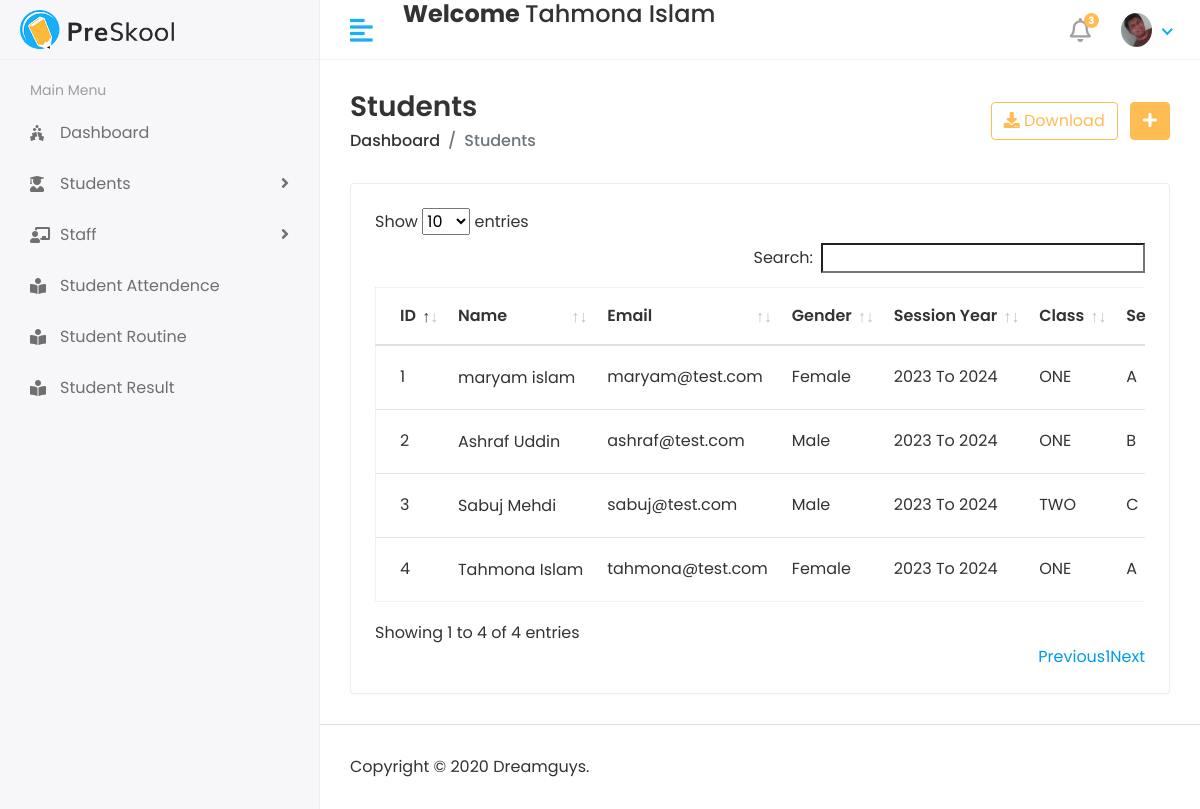
The app's page /Student/View (signed in) with its own data.
### apps/Students/models/models.py (models this page shows, shortened)
class Student(models.Model):
    admin = models.OneToOneField(CustomUser,on_delete=models.CASCADE)
    student_code = models.CharField(max_length=250,blank=True, null= True)
    student_roll = models.CharField(max_length=250,blank=True, null= True)
    student_class = models.ForeignKey(Class,on_delete=models.DO_NOTHING)
    address = models.TextField()
    gender = models.ForeignKey(Gender,on_delete=models.DO_NOTHING)
    session_year_id = models.ForeignKey(Session_Year,on_delete=models.DO_NOTHING)
    active= models.BooleanField(default=True)
    created_at = models.DateTimeField(auto_now_add=True)
    updated_at = models.DateTimeField(auto_now=True)

class Gender(models.Model):
    name = models.CharField(max_length=200)
    active= models.BooleanField(default=True)
    created_at = models.DateTimeField(auto_now_add=True)
    updated_at = models.DateTimeField(auto_now=True)
    def __str__(self):
        return self.name

class Class(models.Model):
    assigned_faculty = models.ForeignKey(Staff, on_delete=models.DO_NOTHING)
    assigned_section = models.ForeignKey(Section, on_delete=models.DO_NOTHING)
    name = models.CharField(max_length=250)

class Section(models.Model):
    name = models.CharField(max_length=200)
    active= models.BooleanField(default=True)
    created_at = models.DateTimeField(auto_now_add=True)
    updated_at = models.DateTimeField(auto_now=True)

### apps/users/models/models.py (models this page shows, shortened)
class CustomUser(AbstractUser):
    USER = (
        (1,'Admin'),
        (2,'STAFF'),
        (3,'STUDENT'),
    )
    user_type = models.CharField(choices=USER,max_length=50,default=1)
    profile_pic = models.ImageField(upload_to='media/profile_pic')

class Session_Year(models.Model):
    session_start = models.CharField(max_length=100)
    session_end = models.CharField(max_length=100)

### apps/Students/views.py (the view)
# urls.py: path('Student/View',VIEW_STUDENT,name='view_student'),
@login_required(login_url='/')
def VIEW_STUDENT(request):
    students = Student.objects.all()
    context = {
        'students':students,
    }
    return render(request,'Student/view_student.html',context)

### apps/Students/templates/Student/view_student.html (shortened to what this page needs)
{% extends 'base/base.html' %}
{% block content %}
{% load static %}
<div class="content container-fluid">
   <div class="page-header">
      <div class="row align-items-center">
         <div class="col">
            <h3 class="page-title">Students</h3>
            <ul class="breadcrumb">
               <li class="breadcrumb-item"><a href="index.html">Dashboard</a></li>
               <li class="breadcrumb-item active">Students</li>
            </ul>
         </div>
         <div class="col-auto text-right float-right ml-auto">
            <a href="{% url 'printAllStudent' %}" target="_blank" class="btn btn-outline-primary mr-2"><i class="fas fa-download"></i> Download</a>
            <a href="{% url 'add_student' %}" target="_blank" class="btn btn-primary"><i class="fas fa-plus"></i></a>
         </div>
      </div>
   </div>
   <div class="row">
      <div class="col-sm-12">
         <div class="card card-table">
            <div class="card-body">
               <div class="table-responsive">
                  <table id="table_id" class="table table-hover table-center mb-0 ">
                     <thead>
                        <tr>
                           <th>ID</th>
                           <th>Name</th>
                           <th>Email</th>
                           <th>Gender</th>
                           <th>Session Year</th>
                           <th>Class</th>
                           <th>Section</th>
                        </tr>
                     </thead>
                     <tbody>
                        {% for student in students %}
                        <tr>
                           <td>{{student.id}}</td>
                           <td>
                              <h2 class="table-avatar">
                                 <a >{{student.admin.first_name}}&nbsp;{{student.admin.last_name}}</a>
                              </h2>
                           </td>
                           <td>{{student.admin.email}}</td>
                           <td>{{student.gender}}</td>
                           <td>{{student.session_year_id.session_start}} To {{student.session_year_id.session_end}}</td>
                           <td>{{student.student_class.name}}</td>
                           <td>{{student.student_class.assigned_section.name}}  </td>
                        </tr>
                        {% endfor %}
                     </tbody>
                  </table>
               </div>
            </div>
         </div>
      </div>
   </div>
</div>
{% endblock %}

### apps/SchoolManagementSystemModules/static/css/style.css (style rules this page uses)
html { height: 100%; }
body { background-color: #fff; color: #333; font-family: 'Poppins', sans-serif; font-size: 1rem; height: 100%; line-height: 1.5; overflow-x: hidden; }
h1, h2, h3, h4, h5, h6 { font-family: 'Poppins', sans-serif; margin-top: 0; }
a { color: #009ce7; }
input, button, a { transition: all 0.4s ease; -moz-transition: all 0.4s ease; -o-transition: all 0.4s ease; -ms-transition: all 0.4s ease; -webkit-transition: all 0.4s ease; }
ul, ol { padding: 0px; list-style: none; }
.table { color: #333; max-width: 100%; margin-bottom: 0; width: 100%; }
.table.dataTable { border-collapse: collapse !important; border: 1px solid rgba(0, 0, 0, 0.05); }
table.table td h2 { display: inline-block; font-size: inherit; font-weight: 400; margin: 0; padding: 0; vertical-align: middle; }
table.table td h2.table-avatar { align-items: center; display: inline-flex; font-size: inherit; font-weight: 400; margin: 0; padding: 0; vertical-align: middle; white-space: nowrap; }
table.table td h2 a { color: #333; }
.table thead tr th { font-weight: 600; }
.table tbody tr { border-bottom: 1px solid rgba(0, 0, 0, 0.05); }
.table.table-center td, .table.table-center th { vertical-align: middle; }
.card-table .card-body .table > thead > tr > th { border-top: 0; }
.card-table .card-body .table tr td:first-child, .card-table .card-body .table tr th:first-child { padding-left: 1.5rem; }
.card-table .table td, .card-table .table th { border-top: 1px solid #e2e5e8; padding: 1rem 0.75rem; white-space: nowrap; }
.btn-primary { background-color: #FFBC53; border: 1px solid #FFBC53; }
.btn-outline-primary { color: #FFBC53; border-color: #FFBC53; }
.card { border: 1px solid #ececf5; box-shadow: 0 1px 3px 0 rgba(0, 0, 0, 0.03); margin-bottom: 1.875rem; }
.card-body { padding: 1.5rem; }
.page-wrapper > .content { padding: 1.875rem 1.875rem 0; }
.page-header { margin-bottom: 1.875rem; }
.page-header .breadcrumb { background-color: transparent; color: #6c757d; font-size: 1rem; font-weight: 500; margin-bottom: 0; padding: 0; }
.page-header .breadcrumb a { color: #333; }
.page-title { font-size: 28px; font-weight: 600; color: #333; margin-bottom: 5px; }

### records on screen
Student: id "1", admin.first_name "maryam", admin.last_name "islam", admin.email "maryam@test.com", gender "Female", session_year_id.session_start "2023", session_year_id.session_end "2024", student_class.name "ONE", student_class.assigned_section.name "A"
Student: id "2", admin.first_name "Ashraf", admin.last_name "Uddin", admin.email "ashraf@test.com", gender "Male", session_year_id.session_start "2023", session_year_id.session_end "2024", student_class.name "ONE", student_class.assigned_section.name "B"
Student: id "3", admin.first_name "Sabuj", admin.last_name "Mehdi", admin.email "sabuj@test.com", gender "Male", session_year_id.session_start "2023", session_year_id.session_end "2024", student_class.name "TWO", student_class.assigned_section.name "C"
Student: id "4", admin.first_name "Tahmona", admin.last_name "Islam", admin.email "tahmona@test.com", gender "Female", session_year_id.session_start "2023", session_year_id.session_end "2024", student_class.name "ONE", student_class.assigned_section.name "A"
